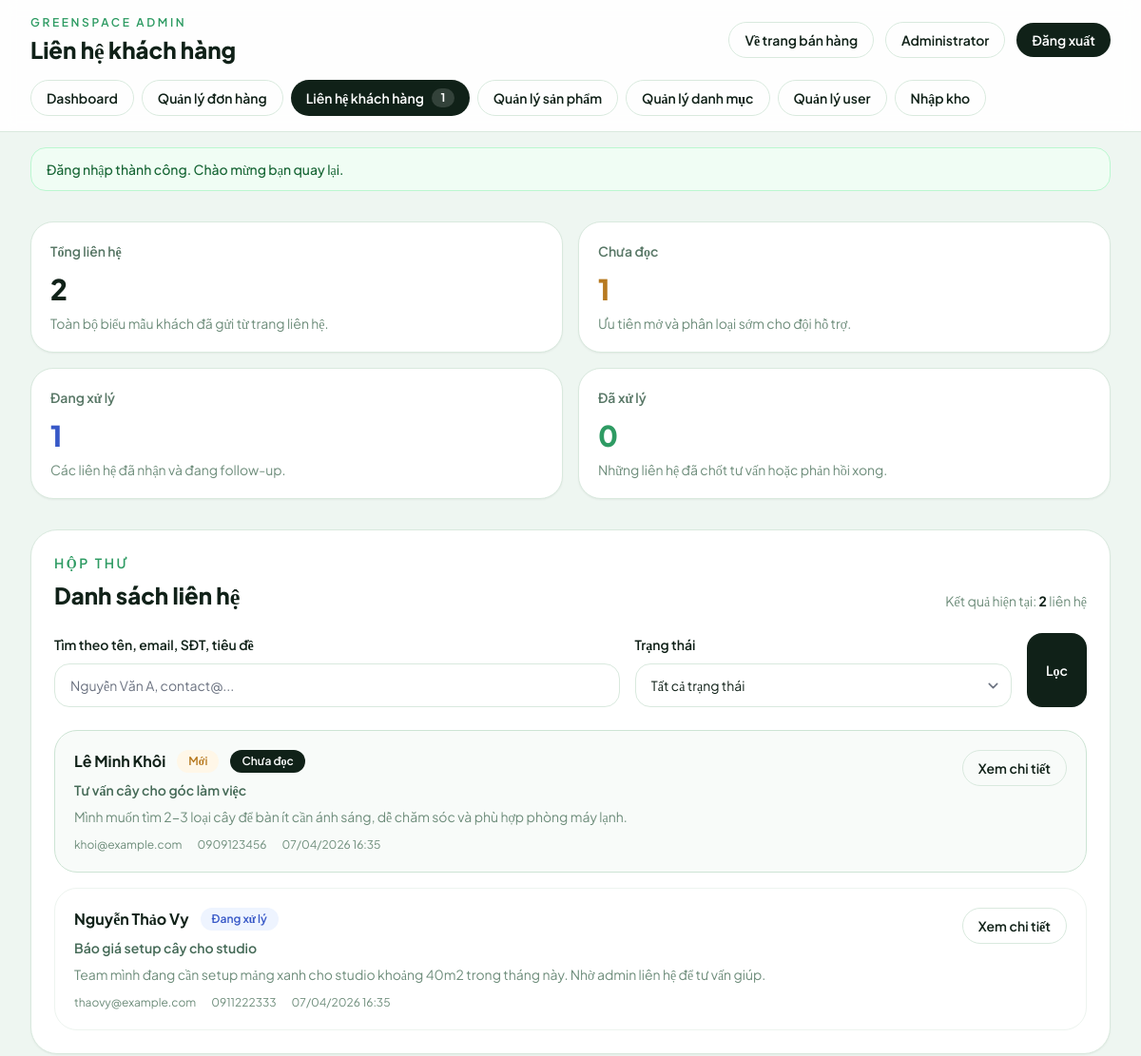
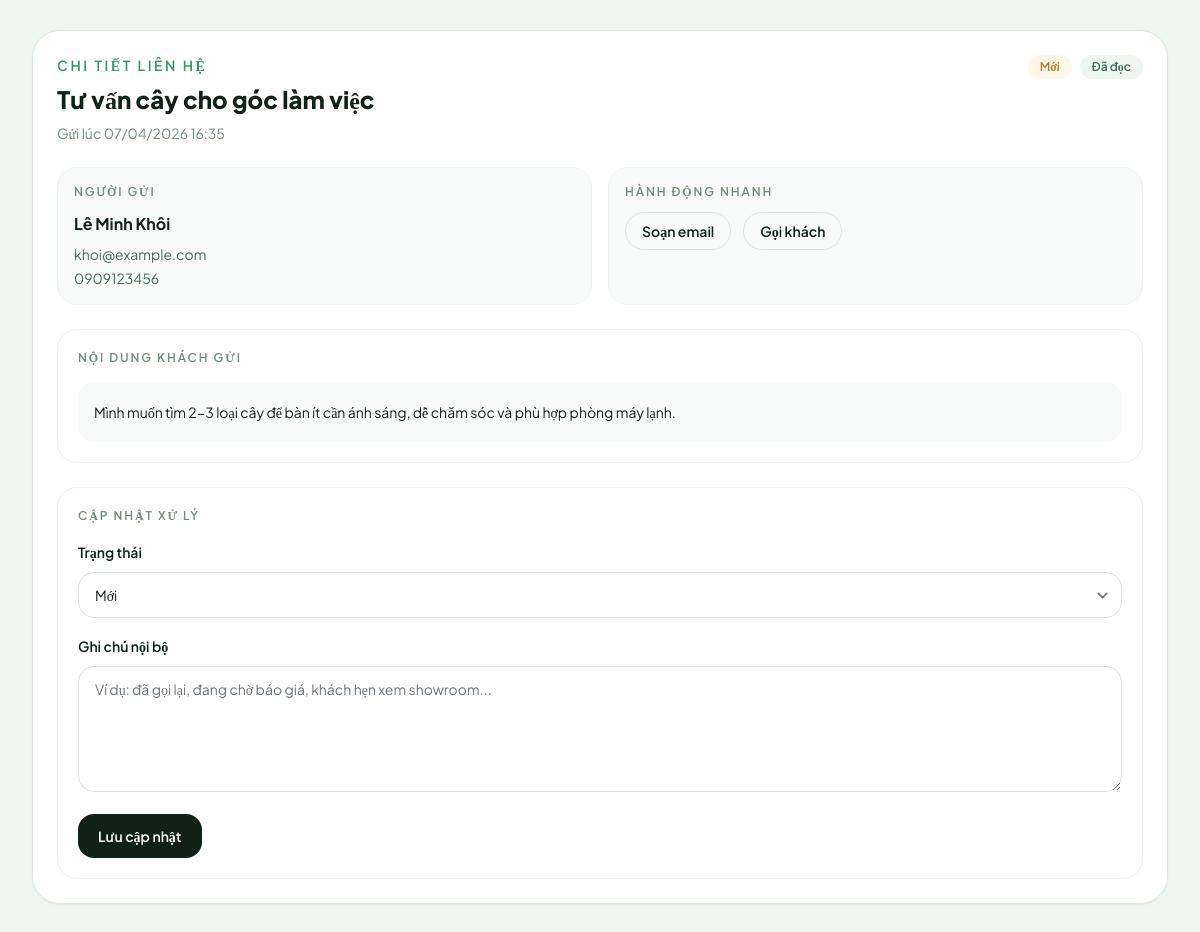
/admin/contacts.php?view=1 (signed in), run on the app's committed database (2 pictures, top to bottom).
### tables this page shows
CREATE TABLE contact_messages (
    id INT AUTO_INCREMENT PRIMARY KEY,
    full_name VARCHAR(120) NOT NULL,
    email VARCHAR(120) NOT NULL,
    phone VARCHAR(20) DEFAULT NULL,
    subject VARCHAR(180) NOT NULL,
    message TEXT NOT NULL,
    status ENUM('new', 'in_progress', 'resolved') NOT NULL DEFAULT 'new',
    is_read TINYINT(1) NOT NULL DEFAULT 0,
    admin_note TEXT DEFAULT NULL,
    created_at TIMESTAMP DEFAULT CURRENT_TIMESTAMP,
    updated_at TIMESTAMP DEFAULT CURRENT_TIMESTAMP ON UPDATE CURRENT_TIMESTAMP,
    INDEX idx_contact_messages_status (status),
    INDEX idx_contact_messages_is_read (is_read),
    INDEX idx_contact_messages_created_at (created_at)
);

### public/admin/contacts.php (the view, shortened to what the rows shown need)
<?php
if (empty($GLOBALS['mvc_template_rendering'])) {
    (new AdminPageController())->contacts()->send();
    return;
}
require_once __DIR__ . '/bootstrap.php';
if (!function_exists('admin_contacts_query')) {
function admin_contacts_query(array $params): string {
    $filtered = [];
    foreach ($params as $key => $value) {
        if ($value === null || $value === '' || $value === 'all') {
            continue;
        }
        if ($key === 'page' && (int)$value <= 1) {
            continue;
        }
        $filtered[$key] = $value;
    }
    $query = http_build_query($filtered);
    return $query !== '' ? '?' . $query : '';
}
}
    if (!function_exists('admin_contact_status_meta')) {
    function admin_contact_status_meta(string $status): array {
    return match ($status) {
        'resolved' => ['label' => 'Đã xử lý', 'class' => 'bg-[#edf8f1] text-[#2e9b63]'],
        'in_progress' => ['label' => 'Đang xử lý', 'class' => 'bg-[#eef4ff] text-[#3758c7]'],
        default => ['label' => 'Mới', 'class' => 'bg-[#fff7e8] text-[#b7791f]'],
    };
}
}
?>
<div class="space-y-8">
    <section class="grid gap-8 xl:grid-cols-[0.95fr_1.05fr]">
        <div class="rounded-[1.75rem] border border-[#d9e9de] bg-white p-6 shadow-sm">
            <div class="flex flex-col gap-4 lg:flex-row lg:items-end lg:justify-between">
                <div>
                    <h2 class="mt-2 text-2xl font-extrabold text-[#102118]">Danh sách liên hệ</h2>
                </div>
            </div>
            <?php if (empty($messages)): ?>
                <div class="mt-6 rounded-[1.5rem] border border-dashed border-[#d9e9de] px-6 py-12 text-center text-sm text-[#6e8d7b]">
                    Chưa có liên hệ nào phù hợp bộ lọc hiện tại.
                </div>
            <?php else: ?>
                <div class="mt-6 space-y-4">
                    <?php foreach ($messages as $message): ?>
                        <?php $statusMeta = admin_contact_status_meta((string)$message['status']); ?>
                        <article class="rounded-[1.5rem] border <?= empty($message['is_read']) ? 'border-[#cde4d4] bg-[#f8fbf9]' : 'border-[#edf4ef] bg-white' ?> p-5">
                            <div class="flex items-start justify-between gap-4">
                                <div class="min-w-0">
                                    <div class="flex flex-wrap items-center gap-3">
                                        <p class="text-base font-bold text-[#102118]"><?= clean($message['full_name']) ?></p>
                                        <span class="rounded-full px-3 py-1 text-xs font-semibold <?= clean($statusMeta['class']) ?>"><?= clean($statusMeta['label']) ?></span>
                                        <?php if (empty($message['is_read'])): ?>
                                            <span class="rounded-full bg-[#102118] px-3 py-1 text-xs font-semibold text-white">Chưa đọc</span>
                                        <?php endif; ?>
                                    </div>
                                    <p class="mt-2 text-sm font-semibold text-[#456a57]"><?= clean($message['subject']) ?></p>
                                    <p class="mt-2 text-sm text-[#6e8d7b]"><?= clean(truncate((string)$message['message'], 140)) ?></p>
                                    <div class="mt-3 flex flex-wrap gap-4 text-xs text-[#6e8d7b]">
                                        <span><?= clean($message['email']) ?></span>
                                        <?php if (!empty($message['phone'])): ?><span><?= clean($message['phone']) ?></span><?php endif; ?>
                                        <span><?= format_date($message['created_at'], 'd/m/Y H:i') ?></span>
                                    </div>
                                </div>
                                <a href="contacts.php<?= clean(admin_contacts_query([
                                    'q' => $search,
                                    'status' => $statusFilter,
                                    'page' => $page,
                                    'view' => (int)$message['id'],
                                ])) ?>#contact-detail" class="inline-flex items-center rounded-full border border-[#d9e9de] px-4 py-2 text-sm font-semibold text-[#102118] transition-colors hover:border-[#2e9b63] hover:text-[#2e9b63]">
                                    Xem chi tiết
                                </a>
                            </div>
                        </article>
                    <?php endforeach; ?>
                </div>
            <?php endif; ?>
        </div>
        <div id="contact-detail" class="rounded-[1.75rem] border border-[#d9e9de] bg-white p-6 shadow-sm">
            <?php if (!$viewMessage): ?>
                <div class="flex h-full min-h-[420px] items-center justify-center rounded-[1.25rem] border border-dashed border-[#d9e9de] px-6 text-center text-sm text-[#6e8d7b]">
                    Chọn một liên hệ ở danh sách bên trái để xem chi tiết và cập nhật trạng thái xử lý.
                </div>
            <?php else: ?>
                <?php $viewMeta = admin_contact_status_meta((string)$viewMessage['status']); ?>
                <div class="flex flex-wrap items-start justify-between gap-4">
                    <div>
                        <p class="text-sm font-semibold uppercase tracking-[0.18em] text-[#2e9b63]">Chi tiết liên hệ</p>
                        <h2 class="mt-2 text-2xl font-extrabold text-[#102118]"><?= clean($viewMessage['subject']) ?></h2>
                        <p class="mt-2 text-sm text-[#6e8d7b]">Gửi lúc <?= format_date($viewMessage['created_at'], 'd/m/Y H:i') ?></p>
                    </div>
                    <div class="flex flex-wrap gap-2">
                        <span class="rounded-full px-3 py-1 text-xs font-semibold <?= clean($viewMeta['class']) ?>"><?= clean($viewMeta['label']) ?></span>
                        <span class="rounded-full px-3 py-1 text-xs font-semibold <?= !empty($viewMessage['is_read']) ? 'bg-[#eef6f1] text-[#456a57]' : 'bg-[#102118] text-white' ?>">
                            <?= !empty($viewMessage['is_read']) ? 'Đã đọc' : 'Chưa đọc' ?>
                        </span>
                    </div>
                </div>
                <div class="mt-6 grid gap-4 md:grid-cols-2">
                    <article class="rounded-[1.25rem] border border-[#edf4ef] bg-[#f8fbf9] p-4">
                        <p class="text-xs font-semibold uppercase tracking-[0.16em] text-[#6e8d7b]">Người gửi</p>
                        <p class="mt-3 font-bold text-[#102118]"><?= clean($viewMessage['full_name']) ?></p>
                        <p class="mt-2 text-sm text-[#456a57]"><?= clean($viewMessage['email']) ?></p>
                        <p class="mt-1 text-sm text-[#456a57]"><?= clean((string)($viewMessage['phone'] ?: 'Chưa cung cấp số điện thoại')) ?></p>
                    </article>
                    <article class="rounded-[1.25rem] border border-[#edf4ef] bg-[#f8fbf9] p-4">
                        <p class="text-xs font-semibold uppercase tracking-[0.16em] text-[#6e8d7b]">Hành động nhanh</p>
                        <div class="mt-3 flex flex-wrap gap-3 text-sm">
                            <a href="mailto:<?= clean($viewMessage['email']) ?>?subject=<?= rawurlencode('Re: ' . (string)$viewMessage['subject']) ?>" class="inline-flex items-center rounded-full border border-[#d9e9de] px-4 py-2 font-semibold text-[#102118] transition-colors hover:border-[#2e9b63] hover:text-[#2e9b63]">Soạn email</a>
                            <?php if (!empty($viewMessage['phone'])): ?>
                                <a href="tel:<?= clean((string)$viewMessage['phone']) ?>" class="inline-flex items-center rounded-full border border-[#d9e9de] px-4 py-2 font-semibold text-[#102118] transition-colors hover:border-[#2e9b63] hover:text-[#2e9b63]">Gọi khách</a>
                            <?php endif; ?>
                        </div>
                    </article>
                </div>
                <section class="mt-6 rounded-[1.25rem] border border-[#edf4ef] p-5">
                    <p class="text-xs font-semibold uppercase tracking-[0.16em] text-[#6e8d7b]">Nội dung khách gửi</p>
                    <div class="mt-4 rounded-[1rem] bg-[#f8fbf9] p-4 text-sm leading-7 text-[#102118]">
                        <?= nl2br(clean($viewMessage['message'])) ?>
                    </div>
                </section>
                <section class="mt-6 rounded-[1.25rem] border border-[#edf4ef] p-5">
                    <p class="text-xs font-semibold uppercase tracking-[0.16em] text-[#6e8d7b]">Cập nhật xử lý</p>
                    <form method="POST" class="mt-4 space-y-4">
                        <div class="space-y-2">
                            <label for="next_status" class="text-sm font-semibold text-[#102118]">Trạng thái</label>
                            <select id="next_status" name="next_status" class="w-full rounded-2xl border border-[#d9e9de] px-4 py-3 text-sm text-[#102118] focus:border-[#2e9b63] focus:ring-[#2e9b63]">
                                <option value="new" <?= (string)$viewMessage['status'] === 'new' ? 'selected' : '' ?>>Mới</option>
                            </select>
                        </div>
                        <div class="space-y-2">
                            <label for="admin_note" class="text-sm font-semibold text-[#102118]">Ghi chú nội bộ</label>
                            <textarea id="admin_note" name="admin_note" rows="5" class="w-full rounded-2xl border border-[#d9e9de] px-4 py-3 text-sm text-[#102118] focus:border-[#2e9b63] focus:ring-[#2e9b63]" placeholder="Ví dụ: đã gọi lại, đang chờ báo giá, khách hẹn xem showroom..."><?= clean((string)($viewMessage['admin_note'] ?? '')) ?></textarea>
                        </div>
                        <button type="submit" class="inline-flex items-center justify-center rounded-2xl bg-[#102118] px-5 py-3 text-sm font-semibold text-white transition-colors hover:bg-[#1f3b2d]">
                            Lưu cập nhật
                        </button>
                    </form>
                </section>
            <?php endif; ?>
        </div>
    </section>
</div>

### data on the page
contact_messages: full_name "Lê Minh Khôi", status "Mới", is_read "Chưa đọc", subject "Tư vấn cây cho góc làm việc", message "Mình muốn tìm 2-3 loại cây để bàn ít cần ánh sáng, dễ chăm sóc và phù hợp phòng máy lạnh.", email "khoi@example.com", phone "0909123456", created_at "07/04/2026 16:35", next_status "Mới"
contact_messages: full_name "Nguyễn Thảo Vy", status "Đang xử lý", subject "Báo giá setup cây cho studio", message "Team mình đang cần setup mảng xanh cho studio khoảng 40m2 trong tháng này. Nhờ admin liên hệ để tư vấn giúp.", email "thaovy@example.com", phone "0911222333", created_at "07/04/2026 16:35"

### other printed values
$title "Liên hệ khách hàng"
$adminName "Administrator"
$label "Dashboard"
$label "Quản lý đơn hàng"
$label "Liên hệ khách hàng"
$unreadContactCount "1"
$label "Quản lý sản phẩm"
$label "Quản lý danh mục"
$label "Quản lý user"
$label "Nhập kho"
$flash['message'] "Đăng nhập thành công. Chào mừng bạn quay lại."
$stats['total_messages'] "2"
$stats['unread_messages'] "1"
$stats['in_progress_messages'] "1"
$stats['resolved_messages'] "0"
